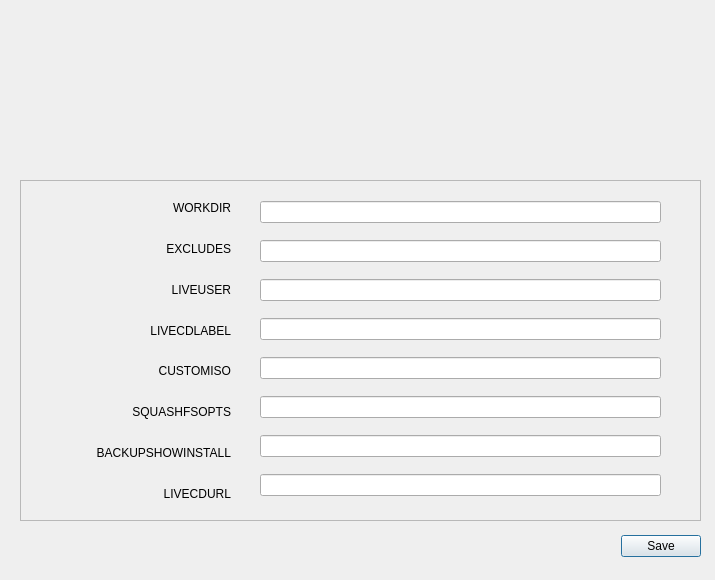
<?xml version="1.0" encoding="UTF-8"?>
<ui version="4.0">
 <class>ConfigDialog</class>
 <widget class="QDialog" name="ConfigDialog">
  <property name="geometry">
   <rect>
    <x>0</x>
    <y>0</y>
    <width>715</width>
    <height>580</height>
   </rect>
  </property>
  <property name="minimumSize">
   <size>
    <width>715</width>
    <height>580</height>
   </size>
  </property>
  <property name="maximumSize">
   <size>
    <width>715</width>
    <height>580</height>
   </size>
  </property>
  <property name="windowTitle">
   <string>Configure Dialog</string>
  </property>
  <widget class="QDialogButtonBox" name="buttonBox">
   <property name="geometry">
    <rect>
     <x>20</x>
     <y>530</y>
     <width>681</width>
     <height>32</height>
    </rect>
   </property>
   <property name="orientation">
    <enum>Qt::Horizontal</enum>
   </property>
   <property name="standardButtons">
    <set>QDialogButtonBox::Save</set>
   </property>
  </widget>
  <widget class="QLabel" name="label">
   <property name="geometry">
    <rect>
     <x>20</x>
     <y>10</y>
     <width>681</width>
     <height>161</height>
    </rect>
   </property>
   <property name="text">
    <string/>
   </property>
   <property name="pixmap">
    <pixmap resource="remastersys.qrc">:/images/remastersys-large.png</pixmap>
   </property>
  </widget>
  <widget class="QFrame" name="frame">
   <property name="geometry">
    <rect>
     <x>20</x>
     <y>180</y>
     <width>681</width>
     <height>341</height>
    </rect>
   </property>
   <property name="statusTip">
    <string/>
   </property>
   <property name="frameShape">
    <enum>QFrame::StyledPanel</enum>
   </property>
   <property name="frameShadow">
    <enum>QFrame::Sunken</enum>
   </property>
   <widget class="QWidget" name="verticalLayoutWidget">
    <property name="geometry">
     <rect>
      <x>10</x>
      <y>10</y>
      <width>201</width>
      <height>321</height>
     </rect>
    </property>
    <layout class="QVBoxLayout" name="verticalLayout">
     <item>
      <widget class="QLabel" name="label_2">
       <property name="text">
        <string>WORKDIR</string>
       </property>
       <property name="alignment">
        <set>Qt::AlignRight|Qt::AlignTrailing|Qt::AlignVCenter</set>
       </property>
       <property name="indent">
        <number>-1</number>
       </property>
      </widget>
     </item>
     <item>
      <widget class="QLabel" name="label_3">
       <property name="text">
        <string>EXCLUDES</string>
       </property>
       <property name="alignment">
        <set>Qt::AlignRight|Qt::AlignTrailing|Qt::AlignVCenter</set>
       </property>
      </widget>
     </item>
     <item>
      <widget class="QLabel" name="label_4">
       <property name="text">
        <string>LIVEUSER</string>
       </property>
       <property name="alignment">
        <set>Qt::AlignRight|Qt::AlignTrailing|Qt::AlignVCenter</set>
       </property>
      </widget>
     </item>
     <item>
      <widget class="QLabel" name="label_5">
       <property name="text">
        <string>LIVECDLABEL</string>
       </property>
       <property name="alignment">
        <set>Qt::AlignRight|Qt::AlignTrailing|Qt::AlignVCenter</set>
       </property>
      </widget>
     </item>
     <item>
      <widget class="QLabel" name="label_6">
       <property name="text">
        <string>CUSTOMISO</string>
       </property>
       <property name="alignment">
        <set>Qt::AlignRight|Qt::AlignTrailing|Qt::AlignVCenter</set>
       </property>
      </widget>
     </item>
     <item>
      <widget class="QLabel" name="label_7">
       <property name="text">
        <string>SQUASHFSOPTS</string>
       </property>
       <property name="alignment">
        <set>Qt::AlignRight|Qt::AlignTrailing|Qt::AlignVCenter</set>
       </property>
      </widget>
     </item>
     <item>
      <widget class="QLabel" name="label_8">
       <property name="text">
        <string>BACKUPSHOWINSTALL</string>
       </property>
       <property name="alignment">
        <set>Qt::AlignRight|Qt::AlignTrailing|Qt::AlignVCenter</set>
       </property>
      </widget>
     </item>
     <item>
      <widget class="QLabel" name="label_9">
       <property name="text">
        <string>LIVECDURL</string>
       </property>
       <property name="alignment">
        <set>Qt::AlignRight|Qt::AlignTrailing|Qt::AlignVCenter</set>
       </property>
      </widget>
     </item>
    </layout>
   </widget>
   <widget class="QWidget" name="verticalLayoutWidget_2">
    <property name="geometry">
     <rect>
      <x>240</x>
      <y>10</y>
      <width>401</width>
      <height>321</height>
     </rect>
    </property>
    <layout class="QVBoxLayout" name="verticalLayout_2">
     <item>
      <widget class="QLineEdit" name="lineEdit_1">
       <property name="text">
        <string/>
       </property>
      </widget>
     </item>
     <item>
      <widget class="QLineEdit" name="lineEdit_2"/>
     </item>
     <item>
      <widget class="QLineEdit" name="lineEdit_3">
       <property name="text">
        <string/>
       </property>
      </widget>
     </item>
     <item>
      <widget class="QLineEdit" name="lineEdit_4">
       <property name="text">
        <string/>
       </property>
      </widget>
     </item>
     <item>
      <widget class="QLineEdit" name="lineEdit_5">
       <property name="text">
        <string/>
       </property>
      </widget>
     </item>
     <item>
      <widget class="QLineEdit" name="lineEdit_6">
       <property name="text">
        <string/>
       </property>
      </widget>
     </item>
     <item>
      <widget class="QLineEdit" name="lineEdit_7">
       <property name="text">
        <string/>
       </property>
      </widget>
     </item>
     <item>
      <widget class="QLineEdit" name="lineEdit_8">
       <property name="text">
        <string/>
       </property>
      </widget>
     </item>
    </layout>
   </widget>
  </widget>
 </widget>
 <resources>
  <include location="remastersys.qrc"/>
 </resources>
 <connections>
  <connection>
   <sender>buttonBox</sender>
   <signal>accepted()</signal>
   <receiver>ConfigDialog</receiver>
   <slot>accept()</slot>
   <hints>
    <hint type="sourcelabel">
     <x>248</x>
     <y>254</y>
    </hint>
    <hint type="destinationlabel">
     <x>157</x>
     <y>274</y>
    </hint>
   </hints>
  </connection>
  <connection>
   <sender>buttonBox</sender>
   <signal>rejected()</signal>
   <receiver>ConfigDialog</receiver>
   <slot>reject()</slot>
   <hints>
    <hint type="sourcelabel">
     <x>316</x>
     <y>260</y>
    </hint>
    <hint type="destinationlabel">
     <x>286</x>
     <y>274</y>
    </hint>
   </hints>
  </connection>
 </connections>
</ui>
